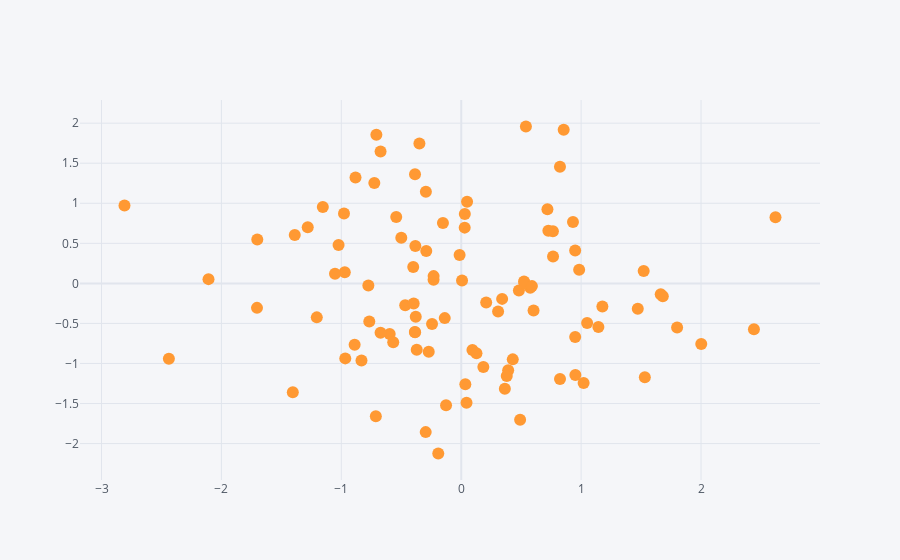

Notebook code cell kept with this figure:
### Code cell
df.iplot(kind='scatter',x='A',y='B',mode='markers')
# wihtout mode it would be connected by line
